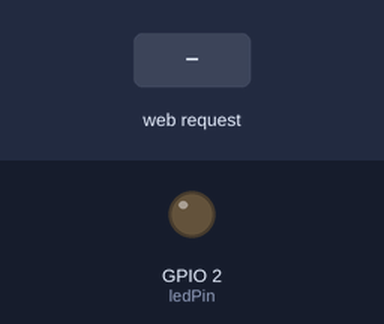
Bench run of a sketch on a simulated ESP32. Parts: output pins drawn as LEDs (lit = HIGH). The inputs (shaded band) are chosen by the test bench. WiFi joins after 1.5 s; servers stay silent unless stated; what the sketch prints to the serial monitor is not drawn.

Above: at 2.7 s.
2.8 s: HTTP request GET /set?val=1 received
At 3.8 s:
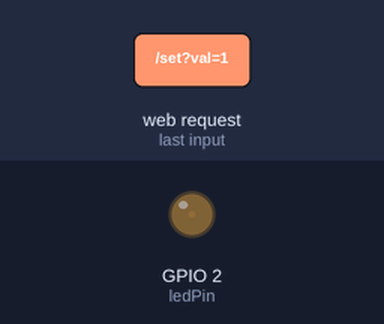
4.3 s: HTTP request GET /set?val=120 received
At 5.0 s:
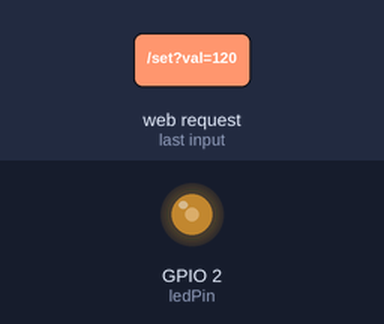
Timing chart, 0 to 7.3 s (numbered marks = the images above; inputs shaded):
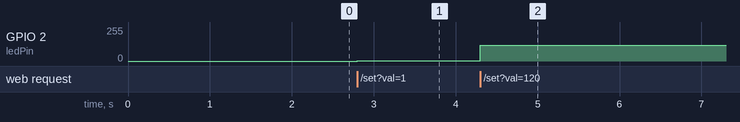

Measured:
- after the input at 2.8 s, GPIO 2 (ledPin): 0/255 → 1/255 at once
- after the input at 4.3 s, GPIO 2 (ledPin): 1/255 → 120/255 at once

The sketch:

ex07.ino
```cpp
#include <WiFi.h>
#include <WebServer.h>

// 已配置的 Wi-Fi 凭据
const char* ssid = "iQOO";
const char* password = "11111111";

WebServer server(80); // 运行在 80 端口的 Web 服务器
const int ledPin = 2; // LED 引脚

// 网页的 HTML 代码
const char* htmlPage = R"rawliteral(
<!DOCTYPE html>
<html>
<head>
  <meta charset="utf-8">
  <title>ESP32 无极调光器</title>
  <meta name="viewport" content="width=device-width, initial-scale=1">
  <style>
    body { text-align: center; font-family: Arial; padding-top: 50px; }
    input[type=range] { width: 80%; max-width: 400px; }
  </style>
</head>
<body>
  <h1>LED 亮度调节</h1>
  <p>当前亮度: <span id="brightnessVal">0</span></p >
  <input type="range" min="0" max="255" value="0" id="pwmSlider" oninput="updatePWM(this.value)">
  <script>
    function updatePWM(val) {
      document.getElementById("brightnessVal").innerText = val;
      fetch("/set?val=" + val);
    }
  </script>
</body>
</html>
)rawliteral";

void setup() {
  Serial.begin(9600);
  pinMode(ledPin, OUTPUT);
  analogWrite(ledPin, 0);

  // 连接 WiFi
  WiFi.begin(ssid, password);
  while (WiFi.status() != WL_CONNECTED) {
    delay(500);
    Serial.print(".");
  }
  Serial.println("\nWiFi Connected! IP Address: ");
  Serial.println(WiFi.localIP());

  // 配置路由
  server.on("/", []() {
    server.send(200, "text/html", htmlPage);
  });

  server.on("/set", []() {
    if (server.hasArg("val")) {
      String valStr = server.arg("val");
      int pwmValue = valStr.toInt();
      analogWrite(ledPin, pwmValue);     // 改变 LED 亮度
    }
    server.send(200, "text/plain", "OK");
  });

  server.begin(); // 启动服务器
}

void loop() {
  server.handleClient(); // 处理网页客户端的请求
}
```
